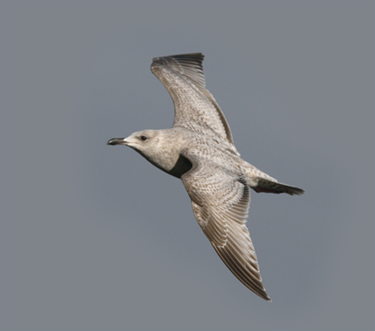
#> input picture 2017csb1104/data/bird.bmp, 375 x 331 px
$ python proj1_test_filtering.py   (older library calls are emulated)
#> lines starting #> are read from the running program, lines starting #| are printed output that depends on the picture
### 2017csb1104/code/my_imfilter.py
# -*- coding: utf-8 -*-
"""
% This function that you will implement is intended to behave like the built-in function
% imfilter() in Matlab or equivalently the same function implemented as part of scipy.misc module
% in Python. You will implement imfilter from first principles, i.e., without using
% any library functions.

% See 'help imfilter' or 'help conv2'. While terms like "filtering" and
% "convolution" might be used interchangeably, we will essentially perform 2D correlation
% between the filter and image. Referring to 'proj1_test_filtering.py' would help you with
% your implementation.

% Your function should work for color images. Simply filter each color
% channel independently.

% Your function should work for filters of any width and height
% combination, as long as the width and height are odd (e.g. 1, 7, 9). This
% restriction makes it unambigious which pixel in the filter is the center
% pixel.

% Boundary handling can be tricky. The filter can't be centered on pixels
% at the image boundary without parts of the filter being out of bounds. If
% you look at 'help conv2' and 'help imfilter' in Matlab, you see that they have
% several options to deal with boundaries. You should simply recreate the
% default behavior of imfilter -- pad the input image with zeros, and
% return a filtered image which matches the input resolution. A better
% approach would be to mirror the image content over the boundaries for padding.

% % Uncomment if you want to simply call library imfilter so you can see the desired
% % behavior. When you write your actual solution, **you can't use imfilter,
% % correlate, convolve commands, but implement the same using matrix manipulations**.
% % Simply loop over all the pixels and do the actual
% % computation. It might be slow.
"""
import matplotlib.image as mpimg
import matplotlib.pyplot as plt
import scipy.ndimage as s
import numpy as np
from skimage import color
from skimage import io
import os
from vis_hybrid_image import vis_hybrid_image

# print(os.path.join(os.path.dirname(os.getcwd())),'data/')
imgInputPath=os.path.join(os.path.dirname(os.getcwd()),'data/')

bird = mpimg.imread(os.path.join(imgInputPath,'bird.bmp'))
#> bird is the input picture: shape (331, 375, 3); mean R, G, B 127.7, 131.3, 136.8
plane = mpimg.imread(os.path.join(imgInputPath,'plane.bmp'))
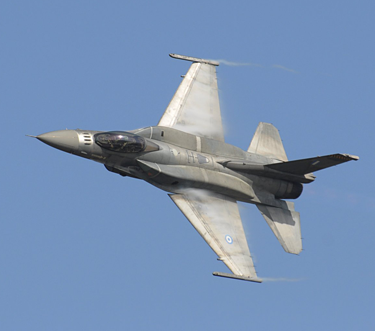
#> input picture 2017csb1104/data/plane.bmp, 375 x 331 px
#> plane is the input picture: shape (331, 375, 3); mean R, G, B 119.8, 145, 180.2

""" Exemplar Gaussian 3x3 filter shown below-- see filters defined in proj1_test_filtering.py """

# [13 lines left out: function gauss2D, not called in this run]

class my_image_editor(object):
  def __init__(self,image,zero_padding='True'):


    self.zero_padding=False
    self.rgb = False

    self.filters = {
      'gaussian'  : np.asarray([[0.1019,0.1154,0.1019],[0.1154,0.1308,0.1154],[0.1019,0.1154,0.1019]],dtype=np.float32) ,
      'laplace'   : np.asarray([[-1,-1,-1],[-1,8,-1],[-1,-1,-1]]),
      'high_pass' : np.asarray([[0,-0.25,0],[-0.25,2,-0.25],[0,-0.25,0]]),
      'low_pass'  : np.asarray([[0,0.25,0],[0.25,-2,0.25],[0,0.25,0]])
    }

    self.kernel = np.asarray([[0,0,0],[0,1,0],[0,0,0]],dtype=np.float32)


    # elif(len(kernel.shape==2) or len(kernel.shape==3)):
    #   self.kernel=kernel

    self.image=image
    self.channels = int(1)

    if(len(image.shape)==3 and image.shape[2]==3):
      self.rgb=True
      self.channels = 3

    if(not self.rgb):
      self.image = self.image[:,:,np.newaxis]
    self.image_height   = self.image.shape[0]
    self.image_width    = self.image.shape[1]
    self.zero_padding   = zero_padding


  def set_kernel(self,filter='none'):
    if(filter=='none'):
      self.kernel = np.asarray([[0,0,0],[0,1,0],[0,0,0]],dtype=np.float32)

    elif(not( (type(filter) is np.ndarray)) and filter in self.filters):
      self.kernel = self.filters[filter]

    elif( (type(filter) is np.ndarray) and (len(filter.shape)==2) or len(filter.shape)==3):
      self.kernel=filter

    else:
      print('\nInvalid Filter.\n')
      return False

    if(self.rgb and len(self.kernel.shape)==2):
      self.kernel = np.tile(self.kernel[:,:,None],[1,1,3])
    else:
      self.kernel=self.kernel[:,:,np.newaxis]
    return True

  # [24 lines of commented-out code are left out]

  # [38 lines left out: function my_2DConvolution, not called in this run]

  def apply_filter(self,filter='none'):
    if(self.set_kernel(filter)):
      return self.my_2DConvolution()

def my_imfilter(image,filter,zero_padding=False):  #which will work identically to the function below
  editor = my_image_editor(image,zero_padding=zero_padding)
  return np.clip(editor.apply_filter(filter),0,1)

# [14 lines left out: function my_hybrid_image, not called in this run]

# [15 lines of commented-out code are left out]

### 2017csb1104/code/proj1_test_filtering.py
"""
% this script has test cases to help you test my_imfilter() which you will
% write. You should verify that you get reasonable output here before using
% your filtering to construct a hybrid image in proj1.m. The outputs are
% all saved and you can include them in your writeup. You can add calls to
% imfilter() if you want to check that my_imfilter() is doing something
% similar. """

import matplotlib.pyplot as plt
import os
import cv2
from os.path import join
import numpy as np
from PIL import Image
import matplotlib.image as mpimg
from skimage.transform import rescale, resize, downscale_local_mean
from my_imfilter import my_imfilter
from vis_hybrid_image import vis_hybrid_image
#%% close all figures
plt.close('all')

#%% Setup
test_image = mpimg.imread('../data/cat.bmp')
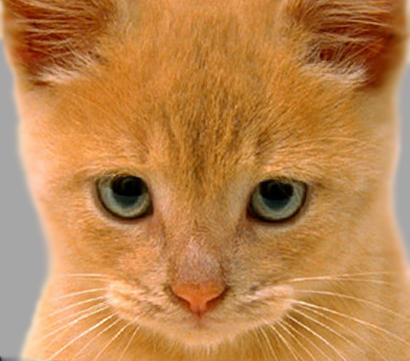
#> input picture 2017csb1104/data/cat.bmp, 410 x 361 px
#> test_image is the input picture: shape (361, 410, 3); mean R, G, B 188.3, 132.5, 77.1
test_image = resize(test_image, (test_image.shape[0] // 2, test_image.shape[1] // 2), \
                    anti_aliasing=True)#resizing to speed up testing
#> test_image: shape (180, 205, 3) float64
plt.figure(1)
plt.imshow(test_image)


def gaussian_filter(shape =(5,5), sigma=1):
    x, y = [  int(edge /2) for edge in shape]
    grid = np.array([[((i**2+j**2)/(2.0*sigma**2)) for i in range(-x, x+1)] for j in range(-y, y+1)])
    g_filter = np.exp(-grid)/(2*np.pi*sigma**2)
    g_filter /= np.sum(g_filter)
    return g_filter


#%% This filter should do nothing regardless of the padding method you use.
""" Identity filter """

identity_filter = np.asarray([[0,0,0],[0,1,0],[0,0,0]])
identity_image  = my_imfilter(test_image, identity_filter)
#> (the run stopped early here; a loop or call above may not have finished)
